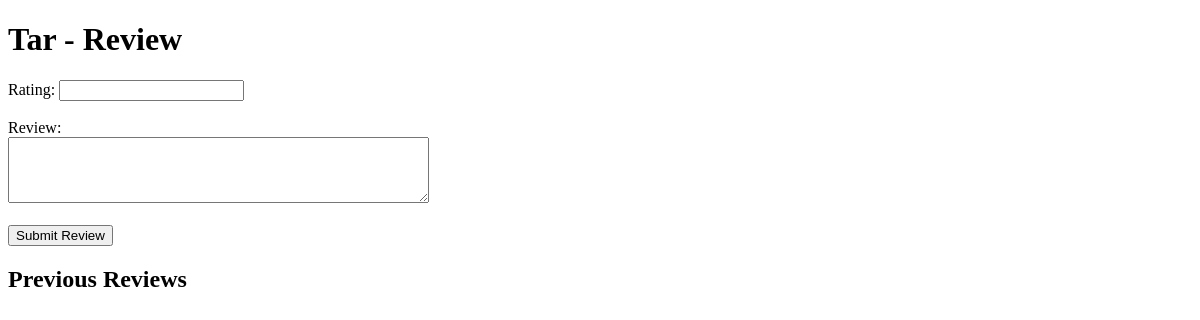
The app's page /users/1/add_review/2, older data.
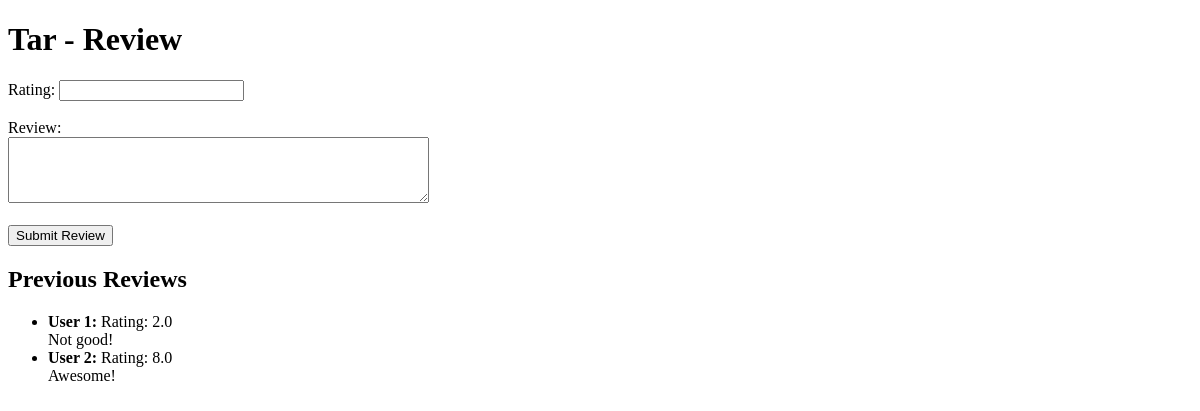
The same page, newer data.
### data_management/SQL_Data_Models.py (models this page shows, shortened)
class Movies(db.Model):
    __tablename__ = 'movies'
    movie_id = Column(Integer, primary_key=True, autoincrement=True)
    title = Column(String, nullable=False)
    year = Column(Integer, nullable=False)
    rating = Column(Float, nullable=False)
    genre = Column(String, nullable=False)
    director = Column(String, nullable=False)
    writer = Column(String, nullable=False)
    actors = Column(String, nullable=False)
    plot = Column(String, nullable=False)
    language = Column(String, nullable=False)
    country = Column(String, nullable=False)
    poster = Column(String, nullable=False)
    _type = Column(String, nullable=False)

class Reviews(db.Model):
    __tablename__ = 'reviews'
    review_id = Column(Integer, primary_key=True, autoincrement=True)
    user_id = Column(Integer, ForeignKey('users.id'), nullable=False)
    movie_id = Column(Integer, ForeignKey('movies.movie_id'), nullable=False)
    review_text = Column(Text)
    rating = Column(Float)

### app.py (the view)
    @app.route('/users/<user_id>/add_review/<movie_id>', methods=['GET', 'POST'])
    def add_review(user_id, movie_id):
        if request.method == 'POST':
            rating = request.form.get('rating')
            review_text = request.form.get('review')
            data_manager.add_review(
                user_id, movie_id, float(rating), review_text)
            return "Review submitted successfully"
        else:
            movies, user = data_manager.get_user_movies(user_id)
            for user_movie, movie in movies:
                if user_movie.movie_id == int(movie_id):
                    movie_title = movie.title
                    previous_reviews = data_manager.get_reviews_for_movie(
                        movie_id)
            return render_template('review.html', user_id=user_id,
                                   movie_id=movie_id, movie_title=movie_title,
                                   previous_reviews=previous_reviews)

### data_management/SQLDataManager.py (called while the page is built)
    def get_user_movies(self, user_id):
        user_favorite_movies = db.session.query(UserMovies, Movies). \
            join(Movies, UserMovies.movie_id == Movies.movie_id). \
            filter(UserMovies.user_id == user_id).all()
        user = User.query.filter_by(id=user_id).first()
        return user_favorite_movies, user

    def get_reviews_for_movie(self, movie_id):
        reviews = Reviews.query.filter_by(movie_id=movie_id).all()
        return reviews

### templates/review.html (shortened to what this page needs)
<!DOCTYPE html>
<html>
<head>
</head>
<body>
    <h1>{{ movie_title }} - Review</h1>
    <form action="/users/{{ user_id }}/add_review/{{ movie_id }}" method="POST">
        <label for="rating">Rating:</label>
        <input type="text" id="rating" name="rating" required><br><br>
        <label for="review">Review:</label><br>
        <textarea id="review" name="review" rows="4" cols="50" required></textarea><br><br>
        <input type="submit" value="Submit Review">
    </form>
    <h2>Previous Reviews</h2>
    <ul>
        {% for review in previous_reviews %}
            <li>
                <strong>User {{ review.user_id }}:</strong> Rating: {{ review.rating }}<br>
                {{ review.review_text }}
            </li>
        {% endfor %}
    </ul>
</body>
</html>

Row changes from the older to the newer data that the page shows:
added Reviews: user_id "1", rating "2.0", review_text "Not good!"
added Reviews: user_id "2", rating "8.0", review_text "Awesome!"
